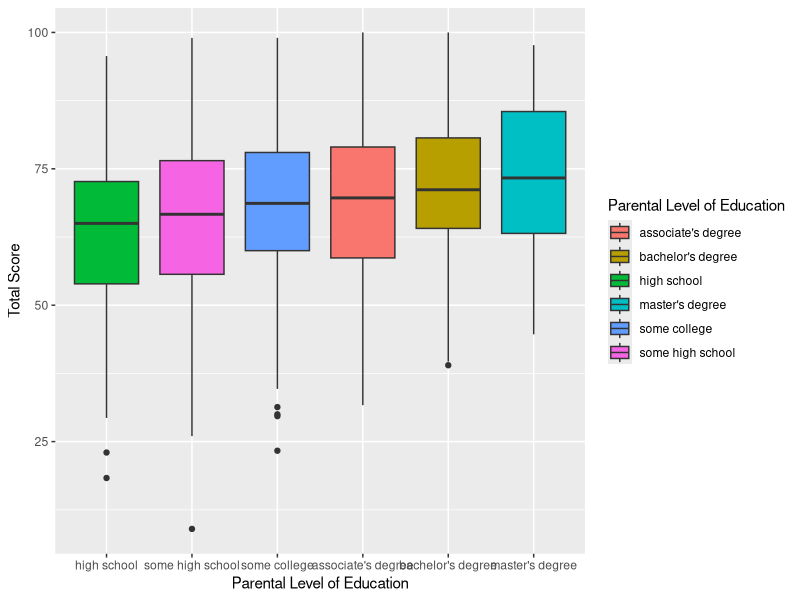
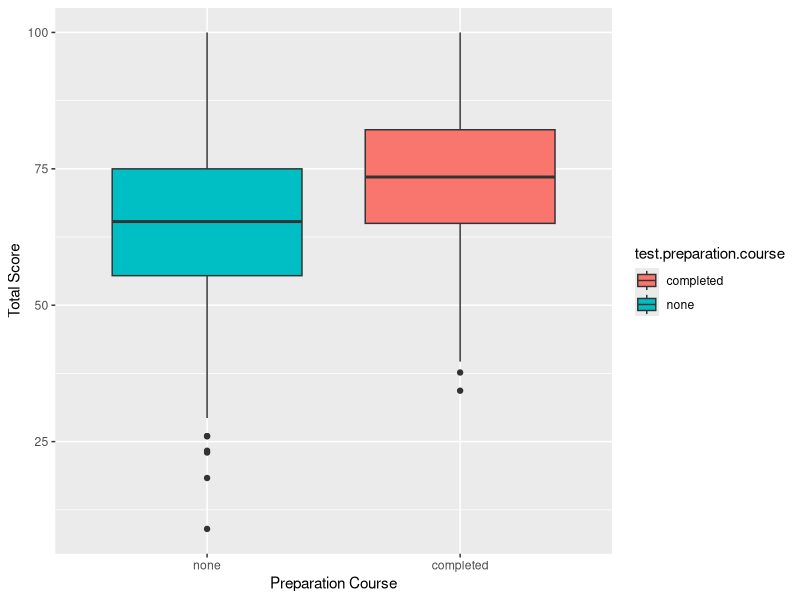
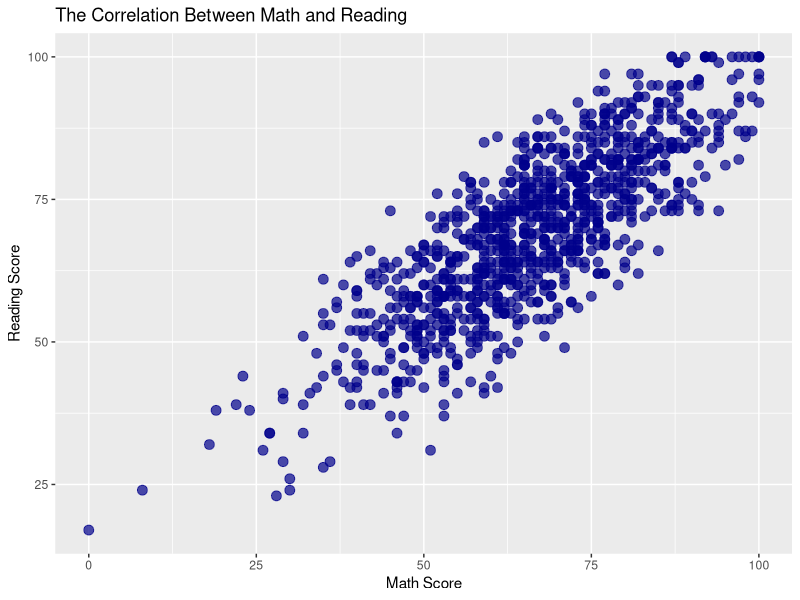
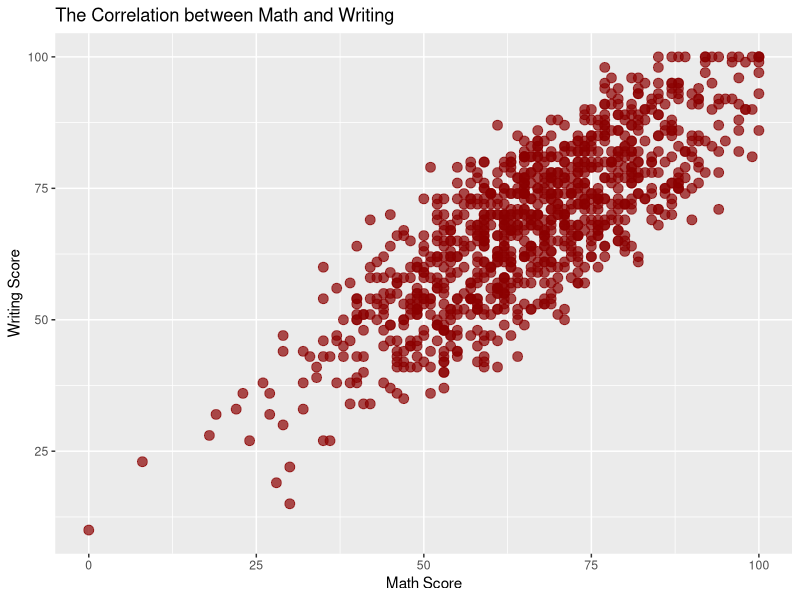
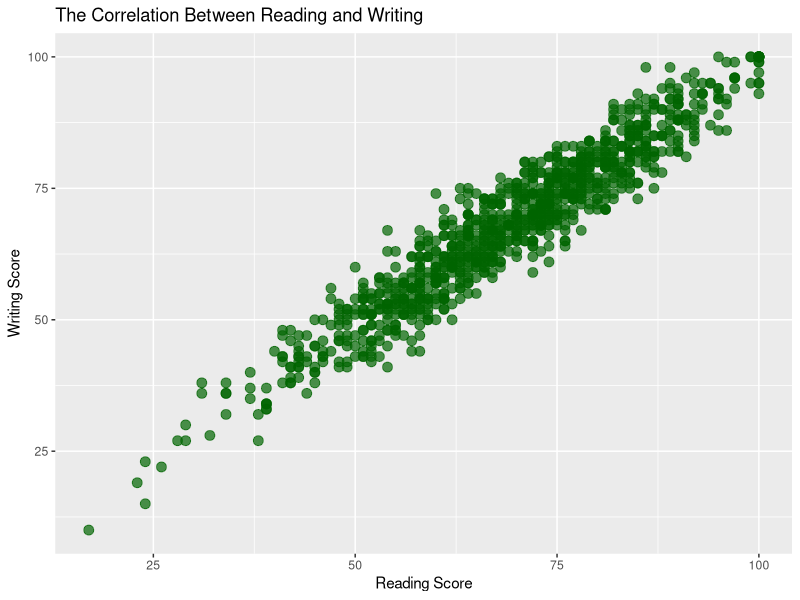

The R script that drew these images, in order:
## ---- chunk 1
knitr::opts_chunk$set(echo = TRUE)
## ---- chunk 2
student <- read.csv("StudentsPerformance.csv", stringsAsFactors = T, sep=";")
## ---- chunk 3
head(student)
## ---- chunk 4
str(student)
## ---- chunk 5
summary(student)
## ---- chunk 6
table(student$parental.level.of.education,student$gender)
## ---- chunk 7
table(student$test.preparation.course,student$gender)
## ---- chunk 8
table(student$parental.level.of.education,student$test.preparation.course)
## ---- chunk 9
student$total.score <-round(rowMeans(student[,c("math.score","reading.score","writing.score")]), 2)
head(student)
## ---- chunk 10
library(dplyr)
agg_1<- aggregate(total.score~parental.level.of.education, data=student,mean)
agg_2<- aggregate(total.score~parental.level.of.education, data=student,sd)
merge_12<- merge(agg_1,agg_2, by="parental.level.of.education")
merge_12 %>% arrange(desc(total.score.x))
## ---- chunk 11
agg_3<- aggregate(total.score~test.preparation.course, data=student,mean)
agg_4<-aggregate(total.score~test.preparation.course, data=student,sd)
merge_34<- merge(agg_3,agg_4, by="test.preparation.course")
merge_34 %>% arrange(desc(total.score.x))
## ---- chunk 12
library(ggplot2)
ggplot(student, aes(reorder(x=parental.level.of.education,total.score,na.rm=T),y=total.score,fill=parental.level.of.education))+geom_boxplot()+
  labs(x="Parental Level of Education", y="Total Score", fill="Parental Level of Education")
## ---- chunk 13
ggplot(student, aes(reorder(x=test.preparation.course, total.score,na.rm=T), y=total.score,fill=test.preparation.course))+geom_boxplot()+
  labs(x="Preparation Course", y="Total Score")
## ---- chunk 14
library(car)
leveneTest(total.score~parental.level.of.education, data=student)
## ---- chunk 15
one_way_anova<- aov(total.score~parental.level.of.education, data=student)
shapiro.test(one_way_anova$residuals)
## ---- chunk 16
summary(one_way_anova) # pengaruh apa tidak
## ---- chunk 17
TukeyHSD(one_way_anova)
## ---- chunk 18
kruskal.test(total.score~parental.level.of.education, data=student) #bukan berdasarkan distribusi, jadi menggunakan non parametrik test
## ---- chunk 19
library(rstatix)
dunn_test(total.score~parental.level.of.education, data=student)
## ---- chunk 20
uji_t<- lm(total.score~test.preparation.course, data=student)
summary(uji_t)
## ---- chunk 21
shapiro.test(uji_t$residuals)
## ---- chunk 22
group_none<- student$total.score[student$test.preparation.course == "none"]
group_completed<- student$total.score[student$test.preparation.course == "completed"]
Uji_wilcox<-wilcox.test(group_none,group_completed)
Uji_wilcox
## ---- chunk 23
ggplot(student, aes(x=math.score,y=reading.score))+
  geom_point(color="darkblue",size=3,alpha=0.7)+labs(title = "The Correlation Between Math and Reading", x="Math Score", y="Reading Score")
## ---- chunk 24
cor.test(student$math.score, student$reading.score, method="pearson")
## ---- chunk 25
ggplot(student, aes(x=math.score, y=writing.score))+geom_point(color="darkred",size=3,alpha=0.7)+labs(title = "The Correlation between Math and Writing", x="Math Score", y="Writing Score")
## ---- chunk 26
cor.test(student$math.score, student$writing.score, method = "pearson")
## ---- chunk 27
ggplot(student, aes(x=reading.score, y=writing.score))+geom_point(color="darkgreen", size=3, alpha=0.7)+labs(title = "The Correlation Between Reading and Writing", x="Reading Score", y="Writing Score")
## ---- chunk 28
cor.test(student$reading.score, student$writing.score, method = "pearson")
